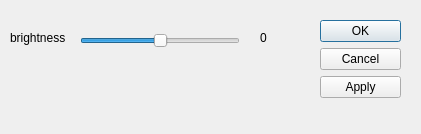
<?xml version="1.0" encoding="UTF-8"?>
<ui version="4.0">
 <class>dialog_brightness</class>
 <widget class="QDialog" name="dialog_brightness">
  <property name="enabled">
   <bool>true</bool>
  </property>
  <property name="geometry">
   <rect>
    <x>0</x>
    <y>0</y>
    <width>421</width>
    <height>134</height>
   </rect>
  </property>
  <property name="windowTitle">
   <string>Dialog</string>
  </property>
  <widget class="QDialogButtonBox" name="buttonBox">
   <property name="geometry">
    <rect>
     <x>320</x>
     <y>20</y>
     <width>81</width>
     <height>91</height>
    </rect>
   </property>
   <property name="orientation">
    <enum>Qt::Vertical</enum>
   </property>
   <property name="standardButtons">
    <set>QDialogButtonBox::Apply|QDialogButtonBox::Cancel|QDialogButtonBox::Ok</set>
   </property>
   <property name="centerButtons">
    <bool>false</bool>
   </property>
  </widget>
  <widget class="QSlider" name="hslider_brightness">
   <property name="geometry">
    <rect>
     <x>80</x>
     <y>30</y>
     <width>160</width>
     <height>22</height>
    </rect>
   </property>
   <property name="maximum">
    <number>100</number>
   </property>
   <property name="value">
    <number>50</number>
   </property>
   <property name="orientation">
    <enum>Qt::Horizontal</enum>
   </property>
  </widget>
  <widget class="QLabel" name="lbl_brightness">
   <property name="geometry">
    <rect>
     <x>10</x>
     <y>30</y>
     <width>71</width>
     <height>16</height>
    </rect>
   </property>
   <property name="text">
    <string>brightness</string>
   </property>
  </widget>
  <widget class="QLabel" name="lbl_brightness_value">
   <property name="geometry">
    <rect>
     <x>260</x>
     <y>30</y>
     <width>47</width>
     <height>16</height>
    </rect>
   </property>
   <property name="text">
    <string>0</string>
   </property>
  </widget>
 </widget>
 <resources/>
 <connections>
  <connection>
   <sender>buttonBox</sender>
   <signal>accepted()</signal>
   <receiver>dialog_brightness</receiver>
   <slot>accept()</slot>
   <hints>
    <hint type="sourcelabel">
     <x>320</x>
     <y>110</y>
    </hint>
    <hint type="destinationlabel">
     <x>157</x>
     <y>133</y>
    </hint>
   </hints>
  </connection>
  <connection>
   <sender>buttonBox</sender>
   <signal>rejected()</signal>
   <receiver>dialog_brightness</receiver>
   <slot>reject()</slot>
   <hints>
    <hint type="sourcelabel">
     <x>346</x>
     <y>110</y>
    </hint>
    <hint type="destinationlabel">
     <x>286</x>
     <y>133</y>
    </hint>
   </hints>
  </connection>
  <connection>
   <sender>hslider_brightness</sender>
   <signal>valueChanged(int)</signal>
   <receiver>lbl_brightness_value</receiver>
   <slot>setNum(int)</slot>
   <hints>
    <hint type="sourcelabel">
     <x>199</x>
     <y>44</y>
    </hint>
    <hint type="destinationlabel">
     <x>268</x>
     <y>34</y>
    </hint>
   </hints>
  </connection>
 </connections>
</ui>
